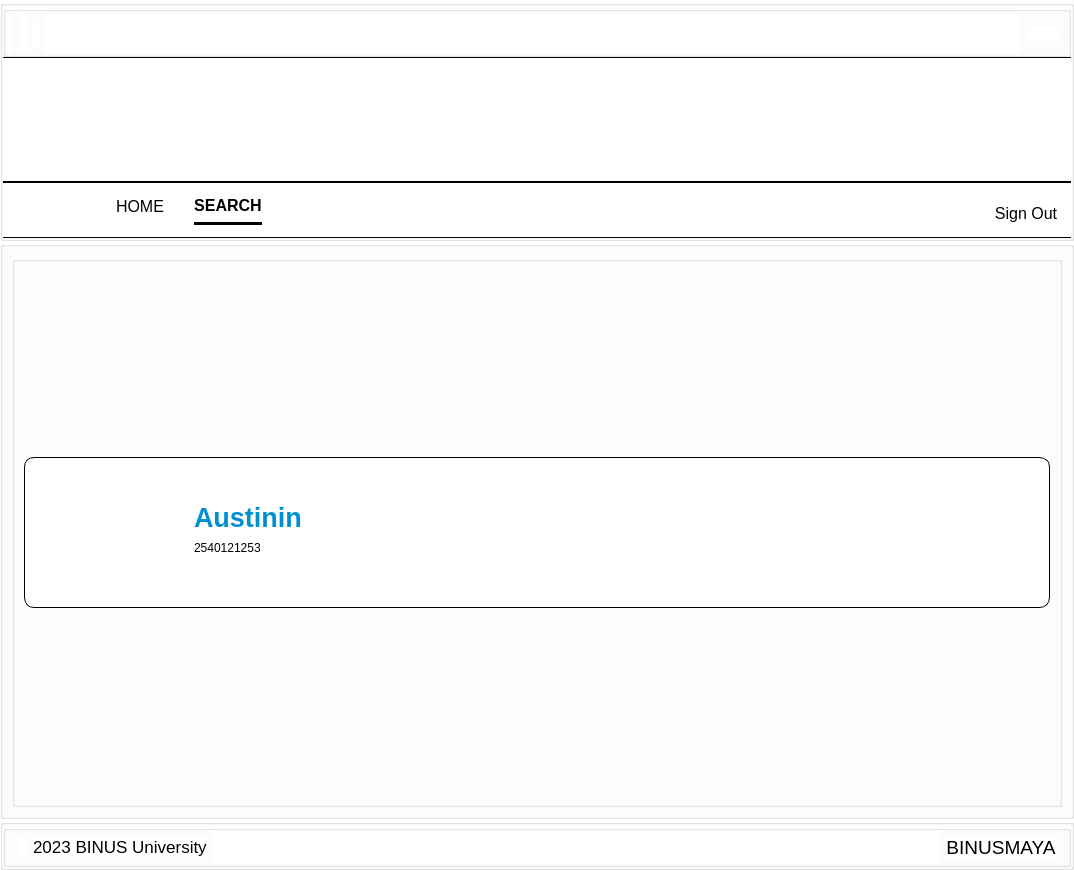
<?xml version="1.0" encoding="UTF-8"?>
<ui version="4.0">
 <class>MainWindow</class>
 <widget class="QMainWindow" name="MainWindow">
  <property name="geometry">
   <rect>
    <x>0</x>
    <y>0</y>
    <width>1074</width>
    <height>870</height>
   </rect>
  </property>
  <property name="sizePolicy">
   <sizepolicy hsizetype="Expanding" vsizetype="Expanding">
    <horstretch>0</horstretch>
    <verstretch>0</verstretch>
   </sizepolicy>
  </property>
  <property name="windowTitle">
   <string>MainWindow</string>
  </property>
  <widget class="QWidget" name="centralwidget">
   <property name="sizePolicy">
    <sizepolicy hsizetype="Expanding" vsizetype="Expanding">
     <horstretch>0</horstretch>
     <verstretch>0</verstretch>
    </sizepolicy>
   </property>
   <layout class="QVBoxLayout" name="verticalLayout">
    <property name="spacing">
     <number>0</number>
    </property>
    <property name="sizeConstraint">
     <enum>QLayout::SetDefaultConstraint</enum>
    </property>
    <property name="leftMargin">
     <number>0</number>
    </property>
    <property name="topMargin">
     <number>0</number>
    </property>
    <property name="rightMargin">
     <number>0</number>
    </property>
    <property name="bottomMargin">
     <number>0</number>
    </property>
    <item>
     <widget class="QGroupBox" name="header">
      <property name="sizePolicy">
       <sizepolicy hsizetype="Expanding" vsizetype="Preferred">
        <horstretch>0</horstretch>
        <verstretch>0</verstretch>
       </sizepolicy>
      </property>
      <property name="maximumSize">
       <size>
        <width>16777215</width>
        <height>241</height>
       </size>
      </property>
      <property name="styleSheet">
       <string notr="true">background-color:white;</string>
      </property>
      <property name="title">
       <string/>
      </property>
      <layout class="QVBoxLayout" name="verticalLayout_3">
       <property name="spacing">
        <number>0</number>
       </property>
       <property name="leftMargin">
        <number>0</number>
       </property>
       <property name="topMargin">
        <number>0</number>
       </property>
       <property name="rightMargin">
        <number>0</number>
       </property>
       <property name="bottomMargin">
        <number>0</number>
       </property>
       <item>
        <layout class="QVBoxLayout" name="headerVLayout">
         <property name="spacing">
          <number>0</number>
         </property>
         <item>
          <widget class="QGroupBox" name="heder1">
           <property name="sizePolicy">
            <sizepolicy hsizetype="Expanding" vsizetype="Preferred">
             <horstretch>0</horstretch>
             <verstretch>0</verstretch>
            </sizepolicy>
           </property>
           <property name="styleSheet">
            <string notr="true">*{
	background-color:white;
	border-bottom: 2px solid black;
}

#BinusLabel{
border:none;
}

#InternLabel{
border:none;
}

#MoreLabel{
border:none;
}

#Profilepng{
border:none;
}</string>
           </property>
           <property name="title">
            <string/>
           </property>
           <layout class="QHBoxLayout" name="horizontalLayout_4">
            <property name="leftMargin">
             <number>0</number>
            </property>
            <property name="topMargin">
             <number>0</number>
            </property>
            <property name="rightMargin">
             <number>10</number>
            </property>
            <property name="bottomMargin">
             <number>0</number>
            </property>
            <item>
             <layout class="QHBoxLayout" name="heder1HLayout">
              <item>
               <widget class="QLabel" name="MoreLabel">
                <property name="maximumSize">
                 <size>
                  <width>50</width>
                  <height>50</height>
                 </size>
                </property>
                <property name="text">
                 <string/>
                </property>
                <property name="pixmap">
                 <pixmap resource="test.qrc">:/logo/aa.jpg</pixmap>
                </property>
                <property name="scaledContents">
                 <bool>true</bool>
                </property>
                <property name="margin">
                 <number>10</number>
                </property>
               </widget>
              </item>
              <item>
               <widget class="QLabel" name="BinusLabel">
                <property name="maximumSize">
                 <size>
                  <width>180</width>
                  <height>39</height>
                 </size>
                </property>
                <property name="baseSize">
                 <size>
                  <width>1</width>
                  <height>0</height>
                 </size>
                </property>
                <property name="text">
                 <string/>
                </property>
                <property name="pixmap">
                 <pixmap resource="test.qrc">:/logo/binuslogo.jpg</pixmap>
                </property>
                <property name="scaledContents">
                 <bool>true</bool>
                </property>
               </widget>
              </item>
              <item>
               <widget class="QLabel" name="InternLabel">
                <property name="maximumSize">
                 <size>
                  <width>300</width>
                  <height>30</height>
                 </size>
                </property>
                <property name="text">
                 <string/>
                </property>
                <property name="pixmap">
                 <pixmap resource="test.qrc">:/logo/intern.jpg</pixmap>
                </property>
                <property name="scaledContents">
                 <bool>true</bool>
                </property>
               </widget>
              </item>
             </layout>
            </item>
            <item>
             <widget class="QGroupBox" name="BlenkH1">
              <property name="sizePolicy">
               <sizepolicy hsizetype="Expanding" vsizetype="Expanding">
                <horstretch>0</horstretch>
                <verstretch>0</verstretch>
               </sizepolicy>
              </property>
              <property name="styleSheet">
               <string notr="true">border: none;</string>
              </property>
              <property name="title">
               <string/>
              </property>
             </widget>
            </item>
            <item>
             <widget class="QPushButton" name="ProfButton">
              <property name="sizePolicy">
               <sizepolicy hsizetype="Fixed" vsizetype="Fixed">
                <horstretch>0</horstretch>
                <verstretch>0</verstretch>
               </sizepolicy>
              </property>
              <property name="styleSheet">
               <string notr="true">border:none;</string>
              </property>
              <property name="text">
               <string/>
              </property>
              <property name="icon">
               <iconset resource="test.qrc">
                <normaloff>:/logo/1A.jpg</normaloff>:/logo/1A.jpg</iconset>
              </property>
              <property name="iconSize">
               <size>
                <width>45</width>
                <height>45</height>
               </size>
              </property>
             </widget>
            </item>
           </layout>
          </widget>
         </item>
         <item>
          <widget class="QGroupBox" name="heder2">
           <property name="sizePolicy">
            <sizepolicy hsizetype="Expanding" vsizetype="Preferred">
             <horstretch>0</horstretch>
             <verstretch>0</verstretch>
            </sizepolicy>
           </property>
           <property name="minimumSize">
            <size>
             <width>0</width>
             <height>125</height>
            </size>
           </property>
           <property name="styleSheet">
            <string notr="true">*{
	border-top: 0.5px solid black;
	border-bottom: 0.5px solid black;
}</string>
           </property>
           <property name="title">
            <string/>
           </property>
           <widget class="QLabel" name="BinusLogo">
            <property name="geometry">
             <rect>
              <x>40</x>
              <y>0</y>
              <width>181</width>
              <height>125</height>
             </rect>
            </property>
            <property name="text">
             <string/>
            </property>
            <property name="pixmap">
             <pixmap resource="test.qrc">:/logo/login2.jpg</pixmap>
            </property>
            <property name="scaledContents">
             <bool>true</bool>
            </property>
           </widget>
          </widget>
         </item>
         <item>
          <widget class="QGroupBox" name="heder3">
           <property name="sizePolicy">
            <sizepolicy hsizetype="Expanding" vsizetype="Preferred">
             <horstretch>100</horstretch>
             <verstretch>0</verstretch>
            </sizepolicy>
           </property>
           <property name="maximumSize">
            <size>
             <width>16777215</width>
             <height>56</height>
            </size>
           </property>
           <property name="styleSheet">
            <string notr="true">*{
	border-top: 0.5px solid black;
	border-bottom: 0.5px solid black;
}</string>
           </property>
           <property name="title">
            <string/>
           </property>
           <property name="alignment">
            <set>Qt::AlignRight|Qt::AlignTrailing|Qt::AlignVCenter</set>
           </property>
           <layout class="QHBoxLayout" name="horizontalLayout_2">
            <item>
             <widget class="QGroupBox" name="BLenk">
              <property name="sizePolicy">
               <sizepolicy hsizetype="Minimum" vsizetype="Expanding">
                <horstretch>0</horstretch>
                <verstretch>0</verstretch>
               </sizepolicy>
              </property>
              <property name="styleSheet">
               <string notr="true">border:none;</string>
              </property>
              <layout class="QHBoxLayout" name="horizontalLayout" stretch="0,0,0">
               <property name="sizeConstraint">
                <enum>QLayout::SetMaximumSize</enum>
               </property>
               <property name="leftMargin">
                <number>0</number>
               </property>
               <property name="topMargin">
                <number>0</number>
               </property>
               <property name="rightMargin">
                <number>0</number>
               </property>
               <property name="bottomMargin">
                <number>0</number>
               </property>
               <item>
                <widget class="QGroupBox" name="heder3HLayout">
                 <property name="styleSheet">
                  <string notr="true">border:none;
border-color: white;</string>
                 </property>
                 <property name="title">
                  <string/>
                 </property>
                 <property name="alignment">
                  <set>Qt::AlignCenter</set>
                 </property>
                 <layout class="QHBoxLayout" name="horizontalLayout_3">
                  <property name="spacing">
                   <number>30</number>
                  </property>
                  <property name="leftMargin">
                   <number>100</number>
                  </property>
                  <property name="topMargin">
                   <number>0</number>
                  </property>
                  <property name="rightMargin">
                   <number>0</number>
                  </property>
                  <property name="bottomMargin">
                   <number>0</number>
                  </property>
                  <item>
                   <widget class="QPushButton" name="HomeButton">
                    <property name="sizePolicy">
                     <sizepolicy hsizetype="Fixed" vsizetype="Fixed">
                      <horstretch>0</horstretch>
                      <verstretch>0</verstretch>
                     </sizepolicy>
                    </property>
                    <property name="font">
                     <font>
                      <pointsize>12</pointsize>
                     </font>
                    </property>
                    <property name="styleSheet">
                     <string notr="true">border: none;
padding-bottom:10px;</string>
                    </property>
                    <property name="text">
                     <string>HOME</string>
                    </property>
                   </widget>
                  </item>
                  <item>
                   <widget class="QPushButton" name="SearchButton">
                    <property name="sizePolicy">
                     <sizepolicy hsizetype="Preferred" vsizetype="Preferred">
                      <horstretch>0</horstretch>
                      <verstretch>0</verstretch>
                     </sizepolicy>
                    </property>
                    <property name="font">
                     <font>
                      <pointsize>12</pointsize>
                      <weight>75</weight>
                      <bold>true</bold>
                      <underline>false</underline>
                     </font>
                    </property>
                    <property name="styleSheet">
                     <string notr="true">border: none;
border-bottom: 3px solid black;
padding-bottom:10px;</string>
                    </property>
                    <property name="text">
                     <string>SEARCH</string>
                    </property>
                   </widget>
                  </item>
                 </layout>
                </widget>
               </item>
               <item>
                <widget class="QGroupBox" name="BlankH3">
                 <property name="sizePolicy">
                  <sizepolicy hsizetype="Expanding" vsizetype="Preferred">
                   <horstretch>0</horstretch>
                   <verstretch>0</verstretch>
                  </sizepolicy>
                 </property>
                 <property name="minimumSize">
                  <size>
                   <width>0</width>
                   <height>0</height>
                  </size>
                 </property>
                 <property name="maximumSize">
                  <size>
                   <width>16777215</width>
                   <height>30</height>
                  </size>
                 </property>
                 <property name="styleSheet">
                  <string notr="true">border:none;</string>
                 </property>
                 <property name="title">
                  <string/>
                 </property>
                </widget>
               </item>
               <item>
                <widget class="QPushButton" name="SignOutButton">
                 <property name="sizePolicy">
                  <sizepolicy hsizetype="Preferred" vsizetype="Minimum">
                   <horstretch>0</horstretch>
                   <verstretch>0</verstretch>
                  </sizepolicy>
                 </property>
                 <property name="minimumSize">
                  <size>
                   <width>0</width>
                   <height>30</height>
                  </size>
                 </property>
                 <property name="font">
                  <font>
                   <pointsize>12</pointsize>
                  </font>
                 </property>
                 <property name="layoutDirection">
                  <enum>Qt::RightToLeft</enum>
                 </property>
                 <property name="styleSheet">
                  <string notr="true">border:none;</string>
                 </property>
                 <property name="text">
                  <string>Sign Out</string>
                 </property>
                 <property name="icon">
                  <iconset resource="test.qrc">
                   <normaloff>:/logo/log-out.svg</normaloff>:/logo/log-out.svg</iconset>
                 </property>
                 <property name="iconSize">
                  <size>
                   <width>30</width>
                   <height>30</height>
                  </size>
                 </property>
                 <property name="checkable">
                  <bool>false</bool>
                 </property>
                 <property name="checked">
                  <bool>false</bool>
                 </property>
                </widget>
               </item>
              </layout>
             </widget>
            </item>
           </layout>
          </widget>
         </item>
        </layout>
       </item>
      </layout>
     </widget>
    </item>
    <item>
     <widget class="QGroupBox" name="content">
      <property name="sizePolicy">
       <sizepolicy hsizetype="Expanding" vsizetype="Preferred">
        <horstretch>0</horstretch>
        <verstretch>0</verstretch>
       </sizepolicy>
      </property>
      <property name="minimumSize">
       <size>
        <width>0</width>
        <height>0</height>
       </size>
      </property>
      <property name="autoFillBackground">
       <bool>false</bool>
      </property>
      <property name="styleSheet">
       <string notr="true">background-color:white;
</string>
      </property>
      <property name="title">
       <string/>
      </property>
      <layout class="QHBoxLayout" name="horizontalLayout_8">
       <item>
        <widget class="QGroupBox" name="groupBox">
         <property name="sizePolicy">
          <sizepolicy hsizetype="Expanding" vsizetype="Preferred">
           <horstretch>0</horstretch>
           <verstretch>0</verstretch>
          </sizepolicy>
         </property>
         <property name="title">
          <string/>
         </property>
         <layout class="QHBoxLayout" name="horizontalLayout_7">
          <item>
           <widget class="QGroupBox" name="mid">
            <property name="sizePolicy">
             <sizepolicy hsizetype="MinimumExpanding" vsizetype="Fixed">
              <horstretch>0</horstretch>
              <verstretch>0</verstretch>
             </sizepolicy>
            </property>
            <property name="minimumSize">
             <size>
              <width>800</width>
              <height>151</height>
             </size>
            </property>
            <property name="maximumSize">
             <size>
              <width>2000</width>
              <height>151</height>
             </size>
            </property>
            <property name="styleSheet">
             <string notr="true">background-color: white;
border-width:1px;
color:black;
border-radius: 10px;
border-color: black;
border-style: solid;
</string>
            </property>
            <property name="title">
             <string/>
            </property>
            <widget class="QLabel" name="user_2">
             <property name="geometry">
              <rect>
               <x>20</x>
               <y>10</y>
               <width>131</width>
               <height>131</height>
              </rect>
             </property>
             <property name="font">
              <font>
               <kerning>true</kerning>
              </font>
             </property>
             <property name="cursor">
              <cursorShape>ArrowCursor</cursorShape>
             </property>
             <property name="styleSheet">
              <string notr="true">border-width:0px;
border-color: white;
</string>
             </property>
             <property name="frameShape">
              <enum>QFrame::NoFrame</enum>
             </property>
             <property name="lineWidth">
              <number>0</number>
             </property>
             <property name="text">
              <string/>
             </property>
             <property name="pixmap">
              <pixmap resource="test.qrc">:/logo/1A.jpg</pixmap>
             </property>
             <property name="scaledContents">
              <bool>true</bool>
             </property>
             <property name="margin">
              <number>6</number>
             </property>
            </widget>
            <widget class="QLabel" name="labelname">
             <property name="geometry">
              <rect>
               <x>170</x>
               <y>40</y>
               <width>181</width>
               <height>41</height>
              </rect>
             </property>
             <property name="font">
              <font>
               <pointsize>20</pointsize>
               <weight>75</weight>
               <bold>true</bold>
              </font>
             </property>
             <property name="styleSheet">
              <string notr="true">border:none;
color: rgb(0, 143, 209)</string>
             </property>
             <property name="text">
              <string>Austinin</string>
             </property>
            </widget>
            <widget class="QLabel" name="labelnim">
             <property name="geometry">
              <rect>
               <x>170</x>
               <y>70</y>
               <width>181</width>
               <height>41</height>
              </rect>
             </property>
             <property name="font">
              <font>
               <pointsize>9</pointsize>
              </font>
             </property>
             <property name="styleSheet">
              <string notr="true">border:none;</string>
             </property>
             <property name="text">
              <string>2540121253</string>
             </property>
            </widget>
            <zorder>user_2</zorder>
            <zorder>labelnim</zorder>
            <zorder>labelname</zorder>
           </widget>
          </item>
         </layout>
        </widget>
       </item>
      </layout>
     </widget>
    </item>
    <item>
     <widget class="QGroupBox" name="footer">
      <property name="sizePolicy">
       <sizepolicy hsizetype="Expanding" vsizetype="Preferred">
        <horstretch>0</horstretch>
        <verstretch>0</verstretch>
       </sizepolicy>
      </property>
      <property name="minimumSize">
       <size>
        <width>0</width>
        <height>0</height>
       </size>
      </property>
      <property name="maximumSize">
       <size>
        <width>16777215</width>
        <height>51</height>
       </size>
      </property>
      <property name="styleSheet">
       <string notr="true">*{
background-color:white;
}</string>
      </property>
      <property name="title">
       <string/>
      </property>
      <layout class="QHBoxLayout" name="horizontalLayout_5">
       <property name="leftMargin">
        <number>0</number>
       </property>
       <property name="topMargin">
        <number>0</number>
       </property>
       <property name="rightMargin">
        <number>0</number>
       </property>
       <property name="bottomMargin">
        <number>0</number>
       </property>
       <item>
        <widget class="QGroupBox" name="isifuter">
         <property name="sizePolicy">
          <sizepolicy hsizetype="Expanding" vsizetype="Preferred">
           <horstretch>0</horstretch>
           <verstretch>0</verstretch>
          </sizepolicy>
         </property>
         <property name="title">
          <string/>
         </property>
         <layout class="QHBoxLayout" name="horizontalLayout_6">
          <property name="leftMargin">
           <number>12</number>
          </property>
          <property name="topMargin">
           <number>0</number>
          </property>
          <property name="rightMargin">
           <number>12</number>
          </property>
          <property name="bottomMargin">
           <number>0</number>
          </property>
          <item>
           <widget class="QLabel" name="copyrightLogo">
            <property name="sizePolicy">
             <sizepolicy hsizetype="Fixed" vsizetype="Fixed">
              <horstretch>0</horstretch>
              <verstretch>0</verstretch>
             </sizepolicy>
            </property>
            <property name="maximumSize">
             <size>
              <width>20</width>
              <height>20</height>
             </size>
            </property>
            <property name="font">
             <font>
              <pointsize>12</pointsize>
             </font>
            </property>
            <property name="text">
             <string/>
            </property>
            <property name="pixmap">
             <pixmap resource="test.qrc">:/logo/copyright.png</pixmap>
            </property>
            <property name="scaledContents">
             <bool>true</bool>
            </property>
           </widget>
          </item>
          <item>
           <widget class="QLabel" name="binusUniversity">
            <property name="sizePolicy">
             <sizepolicy hsizetype="Fixed" vsizetype="Fixed">
              <horstretch>0</horstretch>
              <verstretch>0</verstretch>
             </sizepolicy>
            </property>
            <property name="font">
             <font>
              <pointsize>13</pointsize>
             </font>
            </property>
            <property name="text">
             <string>2023 BINUS University</string>
            </property>
           </widget>
          </item>
          <item>
           <widget class="QGroupBox" name="blankFuter">
            <property name="sizePolicy">
             <sizepolicy hsizetype="Expanding" vsizetype="Expanding">
              <horstretch>0</horstretch>
              <verstretch>0</verstretch>
             </sizepolicy>
            </property>
            <property name="styleSheet">
             <string notr="true">border:none;</string>
            </property>
            <property name="title">
             <string/>
            </property>
           </widget>
          </item>
          <item>
           <widget class="QLabel" name="binusMaya">
            <property name="sizePolicy">
             <sizepolicy hsizetype="Fixed" vsizetype="Fixed">
              <horstretch>0</horstretch>
              <verstretch>0</verstretch>
             </sizepolicy>
            </property>
            <property name="font">
             <font>
              <pointsize>14</pointsize>
             </font>
            </property>
            <property name="text">
             <string>BINUSMAYA</string>
            </property>
            <property name="alignment">
             <set>Qt::AlignCenter</set>
            </property>
           </widget>
          </item>
         </layout>
        </widget>
       </item>
      </layout>
     </widget>
    </item>
   </layout>
  </widget>
 </widget>
 <resources>
  <include location="test.qrc"/>
  <include location="../../SE.icon/test.qrc"/>
  <include location="test.qrc"/>
 </resources>
 <connections/>
</ui>
